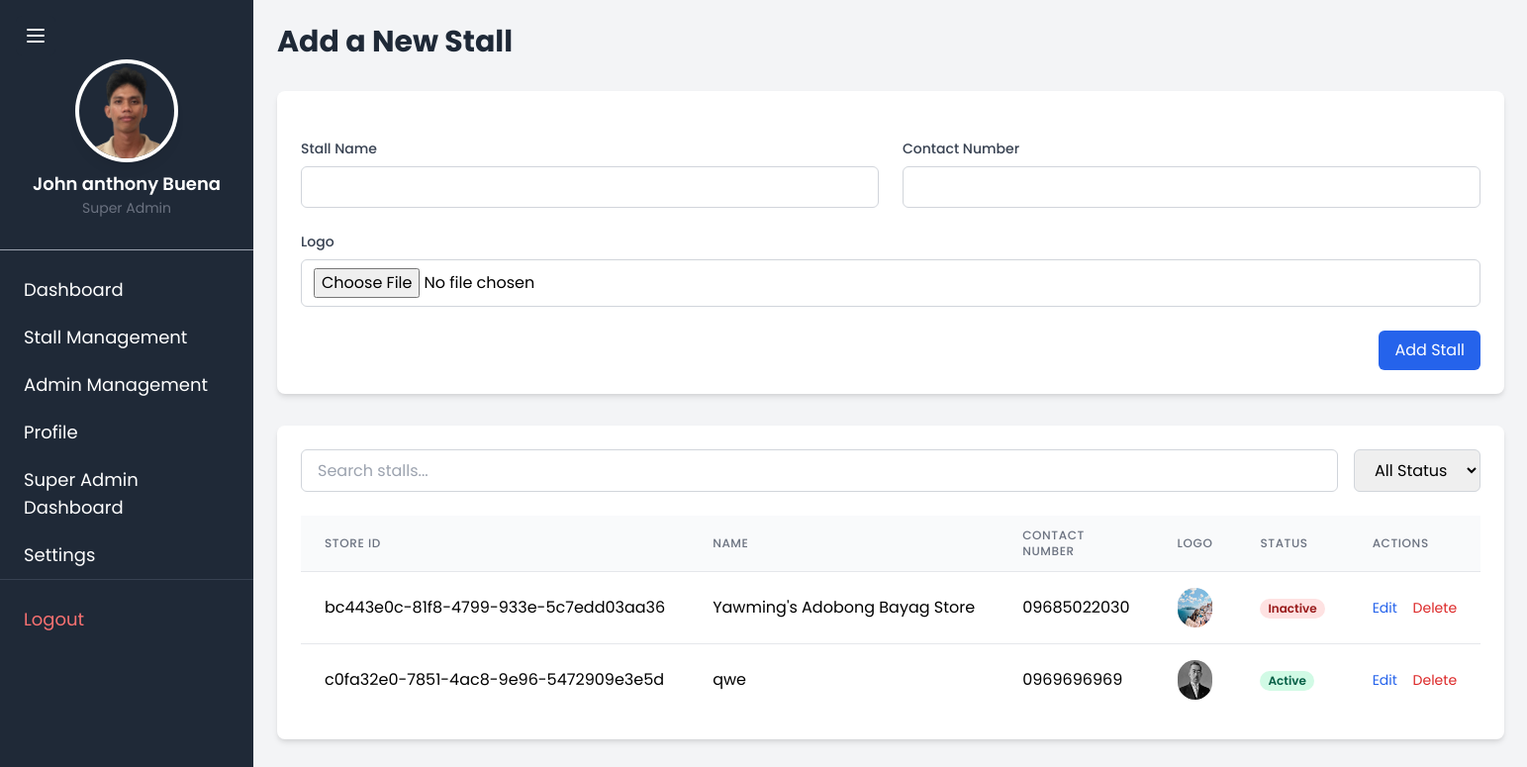
The page /add_stall (signed in) on the database as committed earlier.
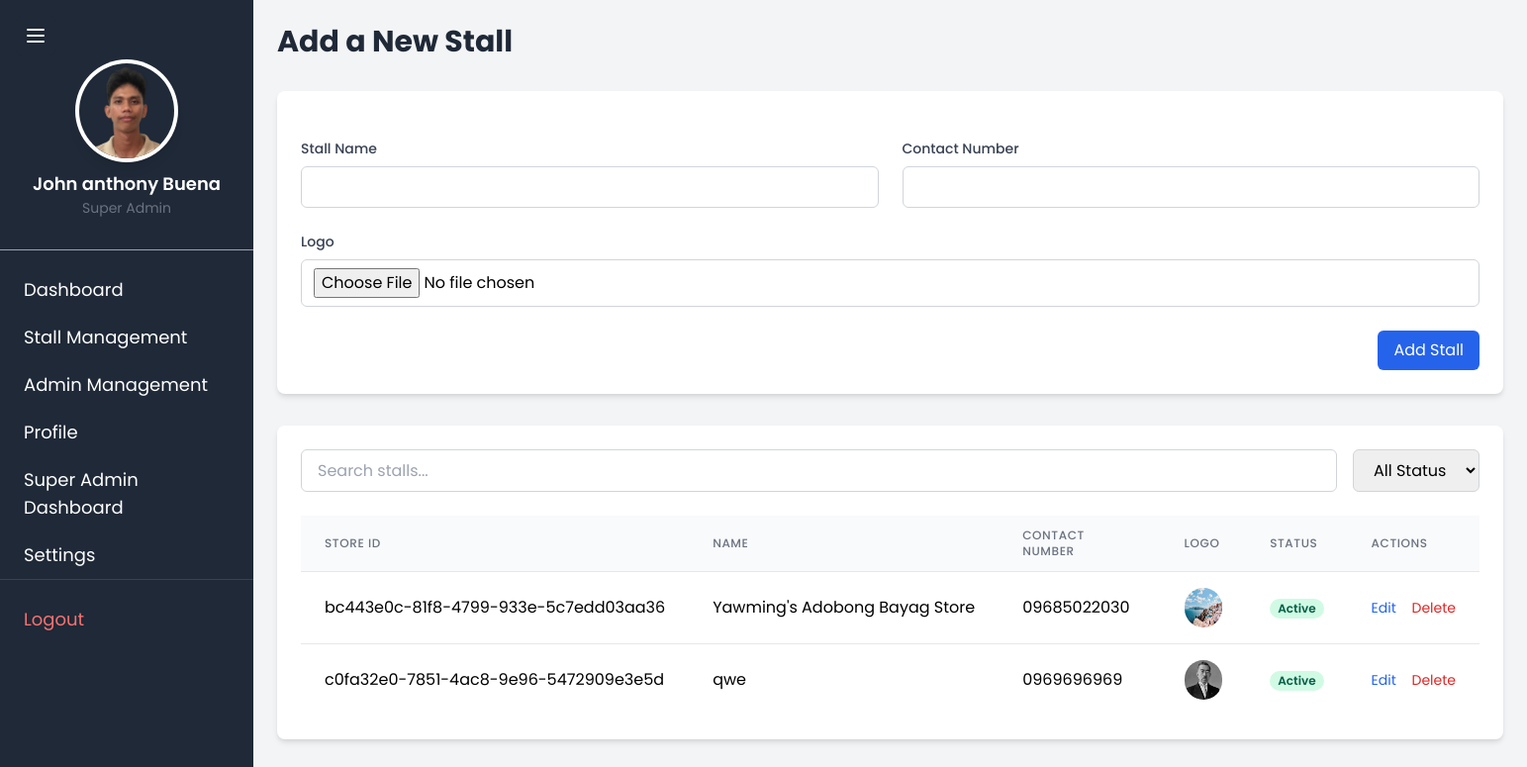
The same page on the database as committed later.
### TriadApp/models.py (models this page shows, shortened)
class Stall(models.Model):
    store_id = models.UUIDField(default=uuid.uuid4, editable=False, unique=True)
    name = models.CharField(max_length=255)
    logo = models.ImageField(upload_to='stall_logos/')
    contact_number = models.CharField(max_length=15)
    is_active = models.BooleanField(default=True)  # Add is_active field with default value True

### TriadApp/super_admin.py (the view, shortened to what this page needs)
# urls.py: path('add_stall', super_admin.add_stall, name='add_stall'),
@superuser_required
def add_stall(request):
    return render(request, "TriadApp/superadmin/add_stall.html", {
        "stalls": Stall.objects.all(),
        "super_admin": request.user
    })

### TriadApp/templates/TriadApp/superadmin/add_stall.html (shortened to what the changed rows need)
<!DOCTYPE html>
<html lang="en">
<head>
    {% extends 'TriadApp/superadmin/super_admin.html' %}
    {% block content %}
    <div class="max-w-7xl mx-auto">
        <h1 class="text-3xl font-bold text-gray-800 mb-8">Add a New Stall</h1>
        <div class="bg-white rounded-lg shadow-md p-6 mb-8">
            <div class="overflow-x-auto">
                <table id="stallsTable" class="min-w-full divide-y divide-gray-200">
                    <thead class="bg-gray-50">
                        <tr>
                            <th class="px-6 py-3 text-left text-xs font-medium text-gray-500 uppercase tracking-wider">Store ID</th>
                            <th class="px-6 py-3 text-left text-xs font-medium text-gray-500 uppercase tracking-wider">Name</th>
                            <th class="px-6 py-3 text-left text-xs font-medium text-gray-500 uppercase tracking-wider">Contact Number</th>
                            <th class="px-6 py-3 text-left text-xs font-medium text-gray-500 uppercase tracking-wider">Logo</th>
                            <th class="px-6 py-3 text-left text-xs font-medium text-gray-500 uppercase tracking-wider">Status</th>
                            <th class="px-6 py-3 text-left text-xs font-medium text-gray-500 uppercase tracking-wider">Actions</th>
                        </tr>
                    </thead>
                    <tbody class="bg-white divide-y divide-gray-200">
                        {% for stall in stalls %}
                        <tr class="hover:bg-gray-50">
                            <td class="px-6 py-4 whitespace-nowrap">{{ stall.store_id }}</td>
                            <td class="px-6 py-4 whitespace-nowrap">{{ stall.name }}</td>
                            <td class="px-6 py-4 whitespace-nowrap">{{ stall.contact_number }}</td>
                            <td class="px-6 py-4 whitespace-nowrap">
                                {% if stall.logo %}
                                    <img src="{{ stall.logo.url }}" alt="Logo" class="h-10 w-10 rounded-full">
                                {% else %}
                                    <span class="text-gray-400">No Logo</span>
                                {% endif %}
                            </td>
                            <td class="px-6 py-4 whitespace-nowrap">
                                {% if stall.is_active %}
                                    <span class="px-2 inline-flex text-xs leading-5 font-semibold rounded-full bg-green-100 text-green-800">
                                        Active
                                    </span>
                                {% else %}
                                    <span class="px-2 inline-flex text-xs leading-5 font-semibold rounded-full bg-red-100 text-red-800">
                                        Inactive
                                    </span>
                                {% endif %}
                            </td>
                            <td class="px-6 py-4 whitespace-nowrap text-sm">
                                <button class="text-blue-600 hover:text-blue-900 mr-3"
                                        data-store-id="{{ stall.store_id }}"
                                        data-name="{{ stall.name }}"
                                        data-contact="{{ stall.contact_number }}"
                                        data-active="{{ stall.is_active|yesno:'true,false' }}"
                                        onclick="editStall(this)">
                                    Edit
                                </button>
                                <button class="text-red-600 hover:text-red-900"
                                        data-delete-url="{% url 'delete_stall' stall.store_id %}"
                                        onclick="confirmDelete(this.dataset.deleteUrl)">
                                    Delete
                                </button>
                            </td>
                        </tr>
                        {% empty %}
                        <tr>
                            <td colspan="6" class="px-6 py-4 text-center text-gray-500">No stalls available</td>
                        </tr>
                        {% endfor %}
                    </tbody>
                </table>
            </div>
        </div>
    </div>
    {% endblock %}

Rows that differ between the two databases and show on the page:
changed Stall "bc443e0c-81f8-4799-933e-5c7edd03aa36": is_active "Inactive" → "Active"
